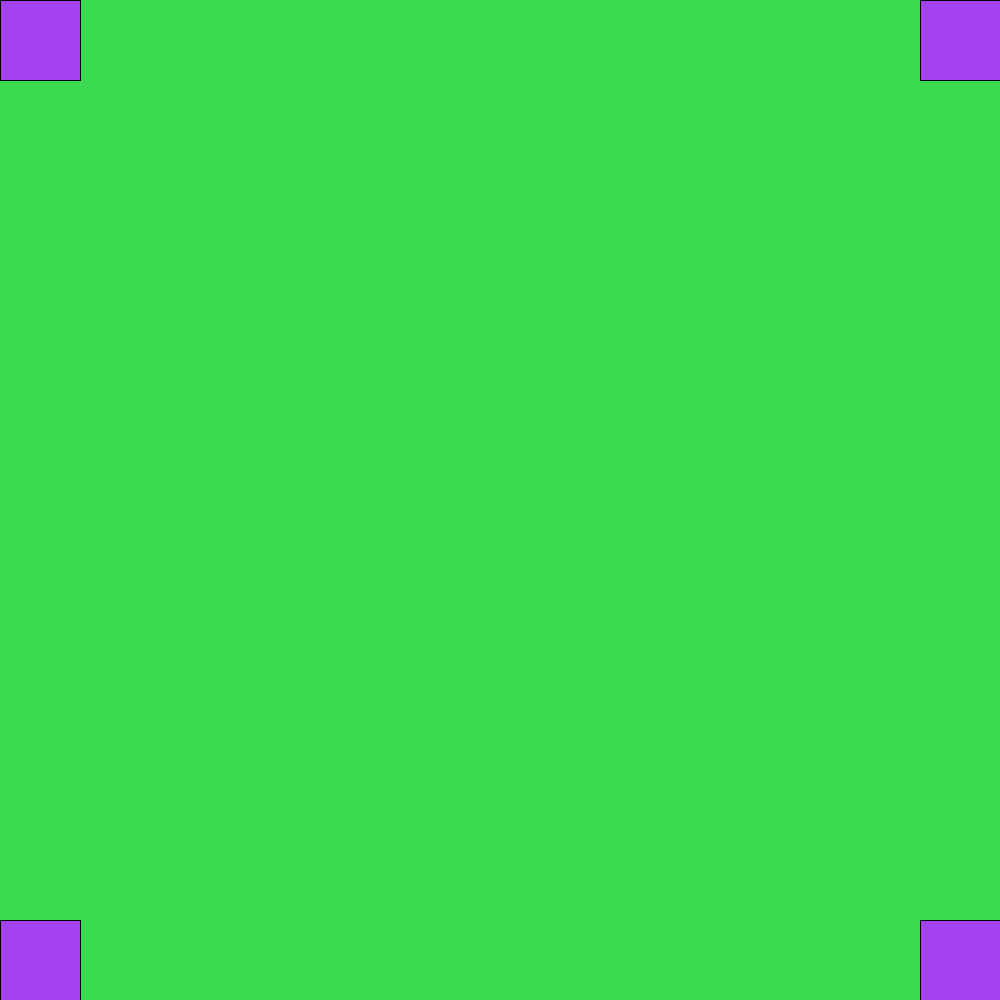
Frame 1 (no input)
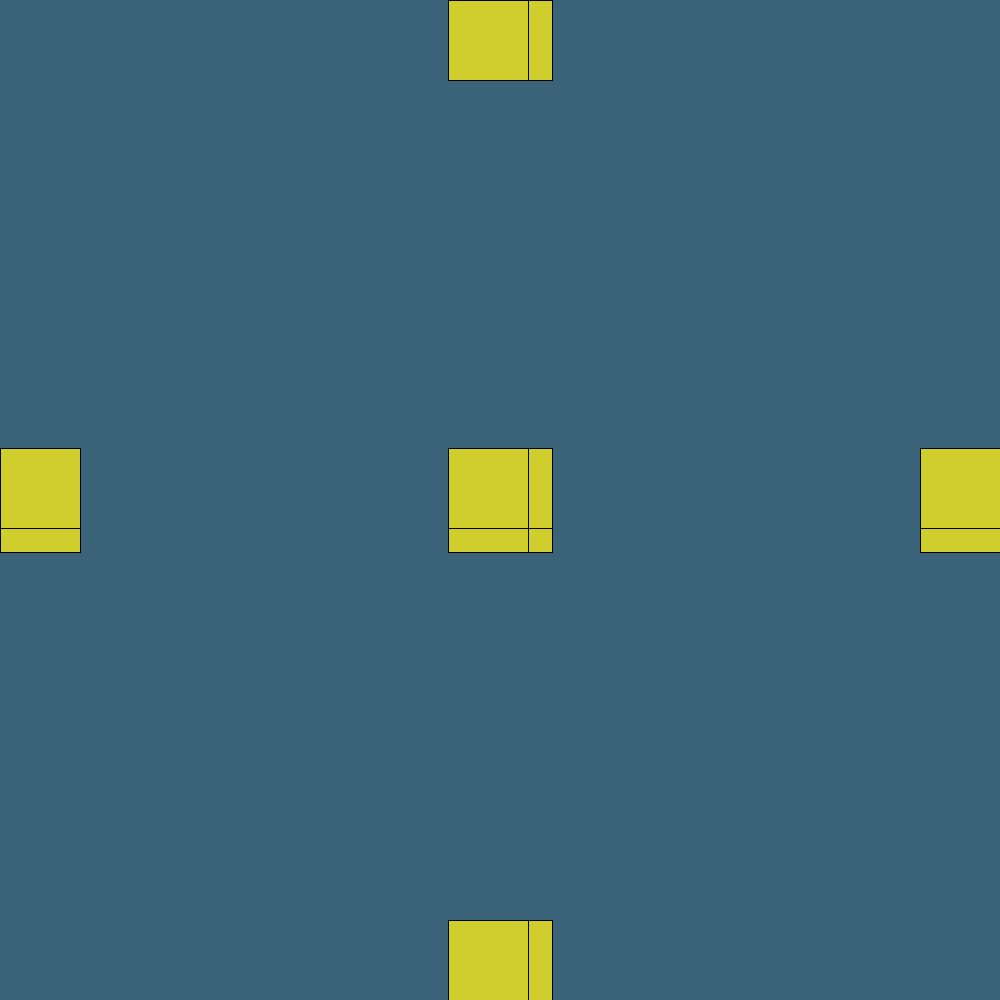
Frame 60 (the mouse pressed at the canvas centre just before this capture)
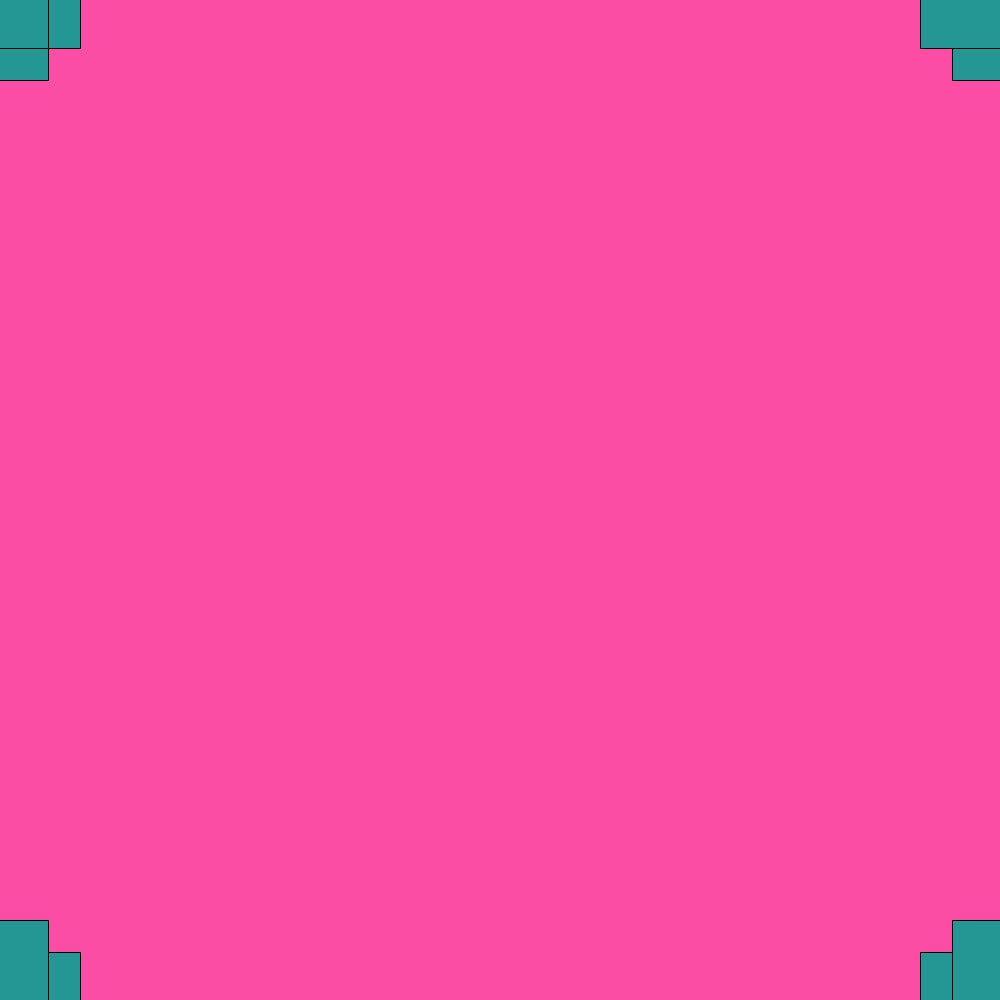
Frame 120 (the mouse held since frame 60 and released just before this capture)

The Processing sketch that drew these frames (run headless with seeded random() and noise(); from frame 60 on, the mouse is pressed at the canvas centre):

// Processing sketch: Noah_animations
// ── Noah_animations.pde
int a=0;

void setup()
{ 
  size(1000, 1000);
}


void draw()
{
  fill(random(255),random(255),random (255));
  background(random(255),random(255),random(255));
  rect(a, 0, 80,80);
  rect(0,0+a,80,80);
  rect(0+a,0+a,80,80);
  rect(1000-80-a,0,80,80);
  rect(1000-80-a,0+a,80,80);
  rect(1000-80,0+a,80,80);
  rect(0+a,1000-80,80,80);
  rect(0,1000-80-a,80,80);
  rect(0+a,1000-80-a,80,80);
  rect(1000-80-a,1000-80,80,80);
  rect(1000-80-a,1000-80-a,80,80);
  rect(1000-80,1000-80-a,80,80);
  
  a = a +8;
  if (a>1000)
  {
    a=0;
  }
}
